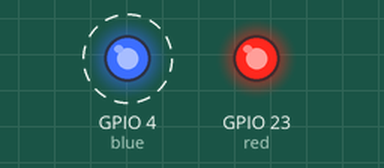
The sketch below on a simulated ESP32. Shown: output pins drawn as LEDs (lit = HIGH). Dashed ring = blinking. What the sketch prints to the serial monitor is not drawn.

Above: at 0.2 s.
At 4.2 s:
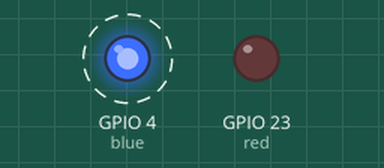
Timing chart, 0 to 6.9 s (numbered marks = the images above):
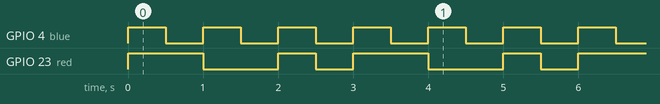

The sketch:

Led_Blink.ino
```cpp
// FREERTOS LED BLINK

#if CONFIG_FREERTOS_UNICORE
static const BaseType_t app_cpu = 0;
#else
static const BaseType_t app_cpu = 1;
#endif

#define blue 4
#define red 23

void toggleBlueLed(void *parameter) {
  while (1) {
    digitalWrite(blue, HIGH);
    vTaskDelay(500 / portTICK_PERIOD_MS);
    digitalWrite(blue, LOW);
    vTaskDelay(500 / portTICK_PERIOD_MS);
  }
}

void toggleRedLed(void *parameter) {
  while (1) {
    digitalWrite(red, HIGH);
    vTaskDelay(1000 / portTICK_PERIOD_MS);
    digitalWrite(red, LOW);
    vTaskDelay(1000 / portTICK_PERIOD_MS);
    digitalWrite(red, HIGH);
    vTaskDelay(500 / portTICK_PERIOD_MS);
    digitalWrite(red, LOW);
    vTaskDelay(500 / portTICK_PERIOD_MS);
  }
}

void setup() {
  Serial.begin(115200);
  // put your setup code here, to run once:
  pinMode(blue, OUTPUT);
  pinMode(red, OUTPUT);

  BaseType_t blueTask = xTaskCreatePinnedToCore(  // xTaskCreate() in vanilla FreeRTOS
    toggleBlueLed,                                // Function to be called
    "Toggle Blue Led",                            // Name of Task
    1024,                                         // Stack Size(bytes in ESP32, words in FreeRTOS)
    NULL,                                         // Parameter to pass to function
    1,                                            // Task priority (0 to configMAX_PRIORITIES - 1)
    NULL,                                         // Task handle
    app_cpu);                                     // Run on one for demo purpose (ESP32 only)


  BaseType_t redTask = xTaskCreatePinnedToCore(  // xTaskCreate() in vanilla FreeRTOS
    toggleRedLed,                                // Function to be called
    "Toggle Red Led",                            // Name of Task
    1024,                                        // Stack Size(bytes in ESP32, words in FreeRTOS)
    NULL,                                        // Parameter to pass to function
    1,                                           // Task priority (0 to configMAX_PRIORITIES - 1)
    NULL,                                        // Task handle
    app_cpu);                                    // Run on one for demo purpose (ESP32 only)

  // Check if task creation was successful
  if (blueTask != pdPASS || redTask != pdPASS)  // In FreeRTOS, pdPASS is a macro that indicates the success of certain API function calls.
  {
    Serial.println("Task creation failed!");
  }else
  {
    Serial.println("Task creation Successfull");
  }
}

void loop() {
  // put your main code here, to run repeatedly:
}
```

Measured:
- by itself, GPIO 4 (blue): alternates HIGH for 0.50 s and LOW for 0.50 s
- by itself, GPIO 23 (red): repeats every 3.0 s: LOW 1.0 s, HIGH 0.50 s, LOW 0.50 s, HIGH 1.0 s
- by itself, everything shown: repeats every 3.0 s, in 6 steps
